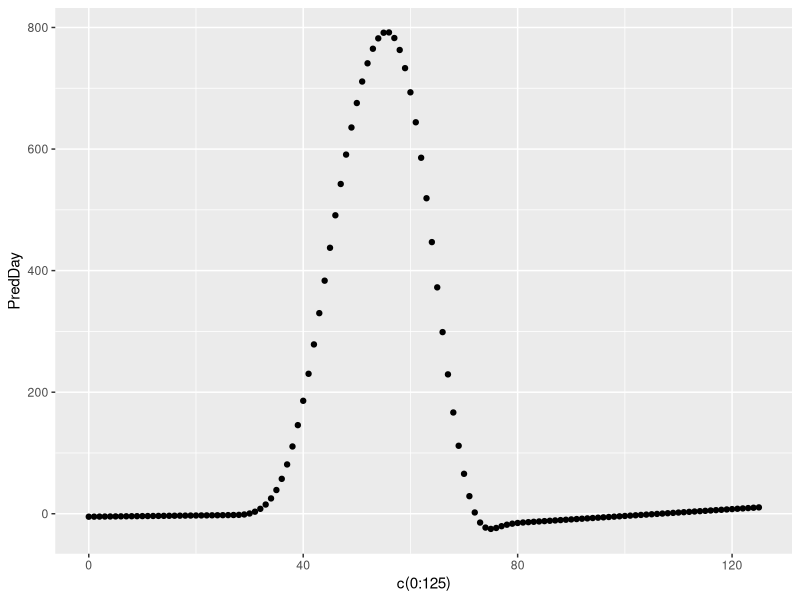
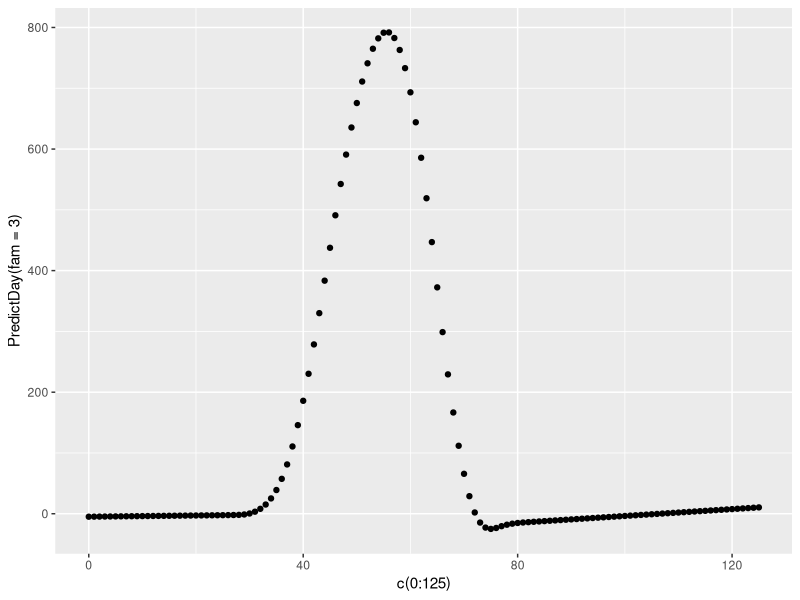
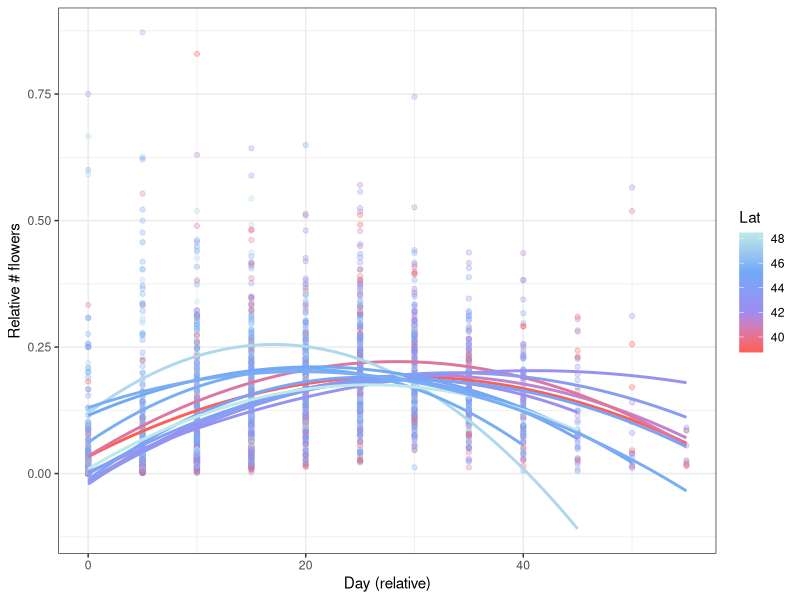
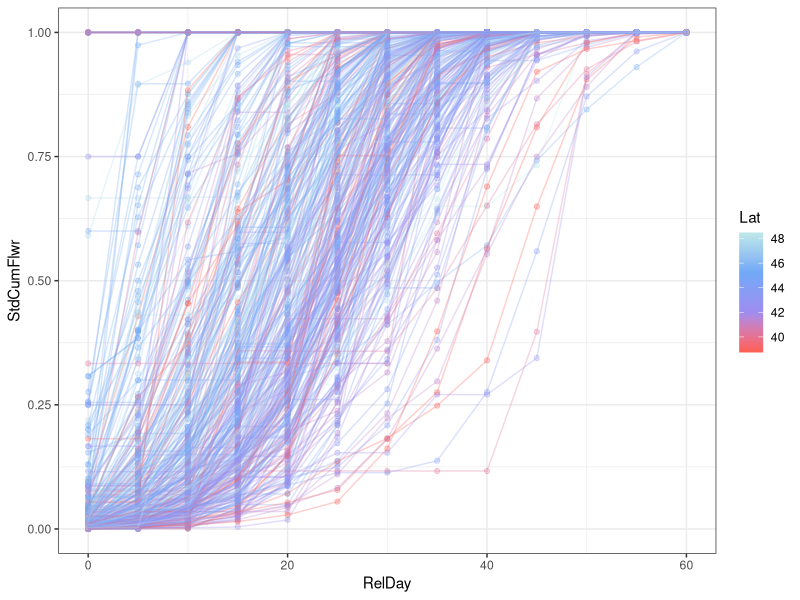
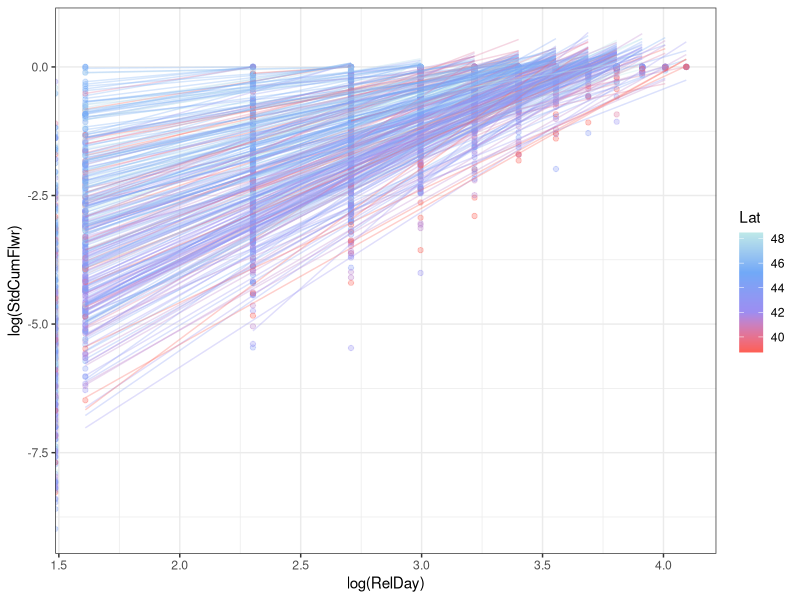
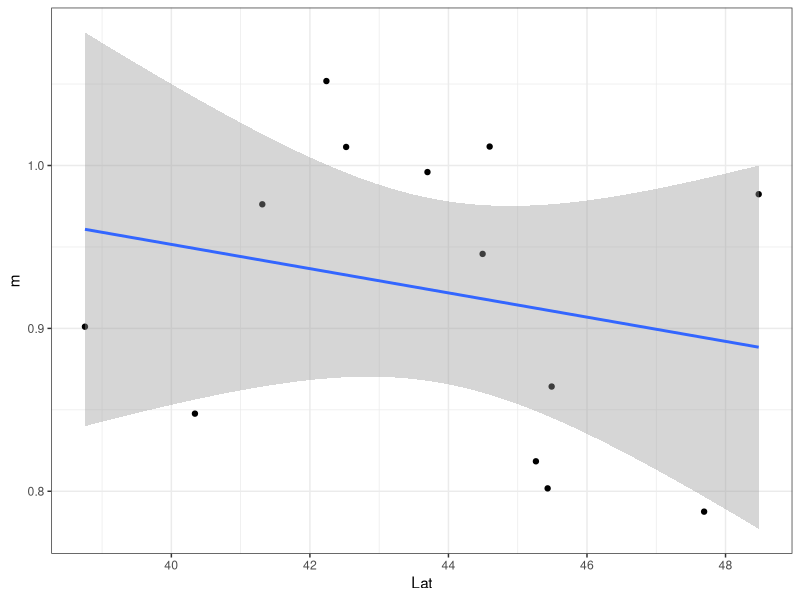

Reproduce these figures in R, in order.
## ---- chunk 1
knitr::opts_chunk$set(echo = TRUE)
library(ggplot2)
library(tidyr)
library(viridis)
library(lme4)
library(mgcv)
## ---- chunk 2
Disp<-read.csv("LythrumDisplay2008.csv")
Disp$Block<-as.factor(gsub("[a-f]","",Disp$Row))
Disp$RelFit<-Disp$HinfW/mean(Disp$HinfW,na.rm=T)
head(Disp)
## ---- chunk 3
Days<-names(Disp)[grep("d[0-9]",names(Disp))] # Vector of names
Flwr<-Disp %>% gather(all_of(Days),key="RelDay",value="OpFlwr") # Rearrange
Flwr$RelDay<-as.numeric(gsub("d","",Flwr$RelDay)) # Remove 'd' from day
head(Flwr)
## ---- chunk 4
Flwr$AbsDay<-Flwr$RelDay+Flwr$Start # Add absolute day
Flwr$CumFlwr<-ave(Flwr$OpFlwr,Flwr$Num,FUN=cumsum) # Calculate cumulative N flowers
## ---- chunk 5
FlwrStd<-function(x){x/max(x,na.rm=T)}
FlwrStd2<-function(x){x/sum(x,na.rm=T)}
Flwr$StdCumFlwr<-ave(Flwr$CumFlwr,Flwr$Num,FUN=FlwrStd)
Flwr$StdOpFlwr<-ave(Flwr$OpFlwr,Flwr$Num,FUN=FlwrStd2)
## ---- chunk 6
# Fit quadratic
Dale<- qplot(x=AbsDay,y=OpFlwr,data=
        Flwr[Flwr$Num %in% c(1:3),],colour=as.factor(Num),
      alpha=I(0.3)) + theme_bw() + 
  geom_smooth(se=F,method="gam") # gam (generalized additive model)


# Other smoothing options to try
#  geom_smooth(method="lm",formula= y ~ x +I(x^2), se=F) # Quadratic
#  geom_smooth(se=F,method="gam") # gam (generalized additive model)

## ---- chunk 7
Lm1<-lm(OpFlwr ~ AbsDay + I(AbsDay^2), data=Flwr[Flwr$Num == 3,])
summary(Lm1)
predict(Lm1)
max(Flwr$AbsDay,na.rm=T)
## ---- chunk 8
?gam
Mod1<-gam(OpFlwr ~ s(AbsDay), data=Flwr[Flwr$Num == 3,])
summary(Mod1)
PredDay<-predict(Mod1,newdata=data.frame(AbsDay=c(0:125)))
qplot(x=c(0:125),y=PredDay)

## ---- chunk 9
PredictDay<-function(fam=NA,days=c(0:125)){
  Mod1<-gam(OpFlwr ~ s(AbsDay), data=Flwr[Flwr$Num == fam,])
  PredDay<-predict(Mod1,newdata=data.frame(AbsDay=c(0:125)))
  return(PredDay)
}
qplot(x=c(0:125),y=PredictDay(fam=3))
## ---- chunk 10
for(i in 1:3){
  print(PredictDay(fam=i))
}
## ---- chunk 11
?predict.gam
Pred1<-predict(Mod1)
Pred1
## ---- chunk 12
for (i in 1:10){
  print(i)
}
## ---- chunk 13
ggplot(aes(x=RelDay,y=StdOpFlwr,group=Pop,colour=Lat),data=Flwr[Flwr$StdOpFlwr>0 & Flwr$StdCumFlwr<1,])+
  geom_point(alpha=I(0.3))+stat_smooth(method="lm",se=F,alpha=I(0.3),formula=y~x+I(x^2))+
  theme_bw()+
  scale_color_gradientn(colours=c("#FE5F55","#9D8DF1","#71A9F7","#BEE9E8"))+
  labs(x="Day (relative)",y="Relative # flowers")
## ---- chunk 14
ggplot(aes(x=RelDay,y=StdCumFlwr,group=Num,colour=Lat),data=Flwr)+
  geom_point(alpha=I(0.3))+geom_line(alpha=I(0.3))+
  theme_bw()+
  scale_color_gradientn(colours=c("#FE5F55","#9D8DF1","#71A9F7","#BEE9E8"))
## ---- chunk 15
ggplot(aes(x=log(RelDay),y=log(StdCumFlwr),group=Num,colour=Lat),data=Flwr[Flwr$StdOpFlwr>0 & Flwr$StdOpFlwr<1,])+
  geom_point(alpha=I(0.3))+stat_smooth(geom="line",method="lm",se=F,alpha=0.3)+
  theme_bw()+
  scale_color_gradientn(colours=c("#FE5F55","#9D8DF1","#71A9F7","#BEE9E8"))
## ---- chunk 16
# Set factor for individual IDs
Flwr$ID<-as.factor(Flwr$Num)
Flwr$Pop<-as.factor(Flwr$Lat)
## ---- chunk 17
FC<-function(x,y){
  Coef<-lm(y~x)$coefficients
  return(cbind(Coef[[1]],Coef[[2]]))
}
CurvDat<-data.frame(ID=unique(Flwr$ID),Pop=NA,a=NA,b=NA,m=NA)
for(i in unique(Flwr$ID)){
  subDat<-Flwr[Flwr$StdOpFlwr>0 & Flwr$StdOpFlwr<1,]
  subDat<-subDat[subDat$ID==i,]
  if(nrow(subDat)>5){
    Cf<-lm(StdOpFlwr~RelDay+I(RelDay^2),data=subDat)$coefficients
    CurvDat[CurvDat$ID==i,"Pop"]<-unique(subDat$Pop)
    CurvDat[CurvDat$ID==i,"m"]<-Cf[[1]]
    CurvDat[CurvDat$ID==i,"a"]<-Cf[[2]]
    CurvDat[CurvDat$ID==i,"b"]<-Cf[[3]]
    subDat<-Cf<-NA
  }
}

#FC1<-lmer(StdCumFlwr~RelDay+I(RelDay^2),
#          data=Flwr[Flwr$StdOpFlwr>0 & Flwr$StdOpFlwr<1,])
## ---- chunk 18
FR1<-lmer(log(StdCumFlwr)~log(StdOpFlwr)*Pop+(log(StdOpFlwr)|ID),
       data=Flwr[Flwr$StdOpFlwr>0 & Flwr$StdOpFlwr<1,])

Coefs<-summary(FR1)$coefficients[,1]
Coefs<-Coefs[grep("log",names(Coefs))]
Slopes<-data.frame(Lat=as.numeric(levels(Flwr$Pop)),m=Coefs)
Slopes$m<-Slopes$m+Slopes$m[1] # Calculate slopes
Slopes$m[1]<-Slopes$m[1]/2 
qplot(Lat,m,data=Slopes)+geom_smooth(method='lm')+theme_bw()
summary(lm(m~Lat,data=Slopes))
